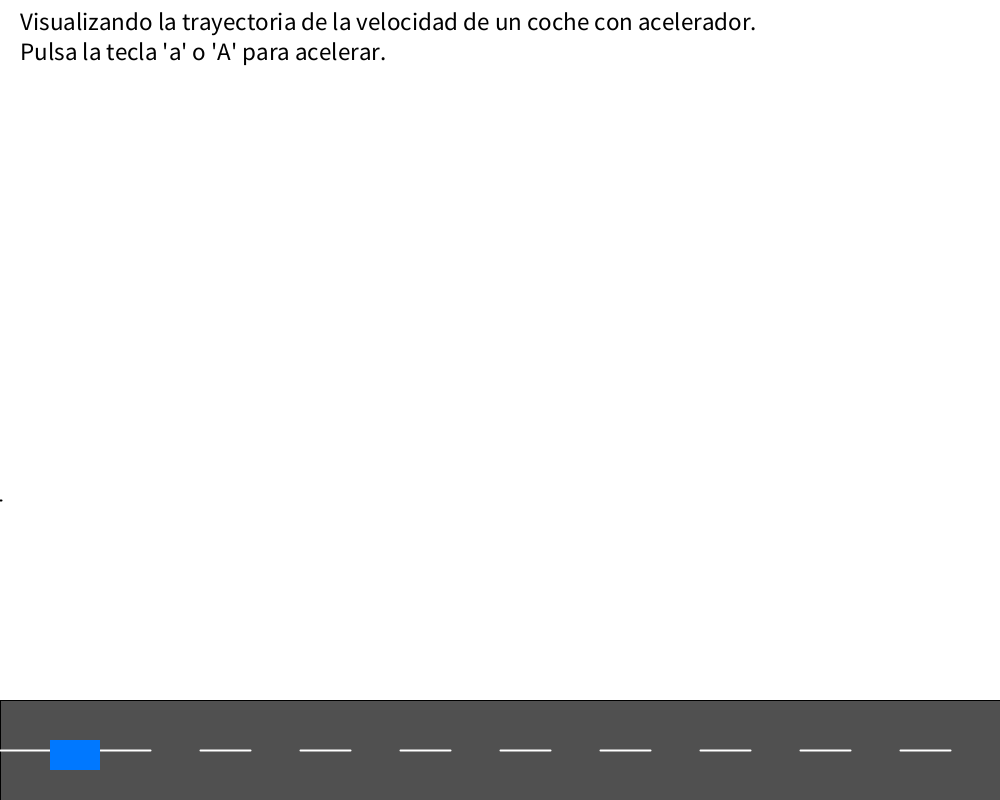
Frame 1 (no input)
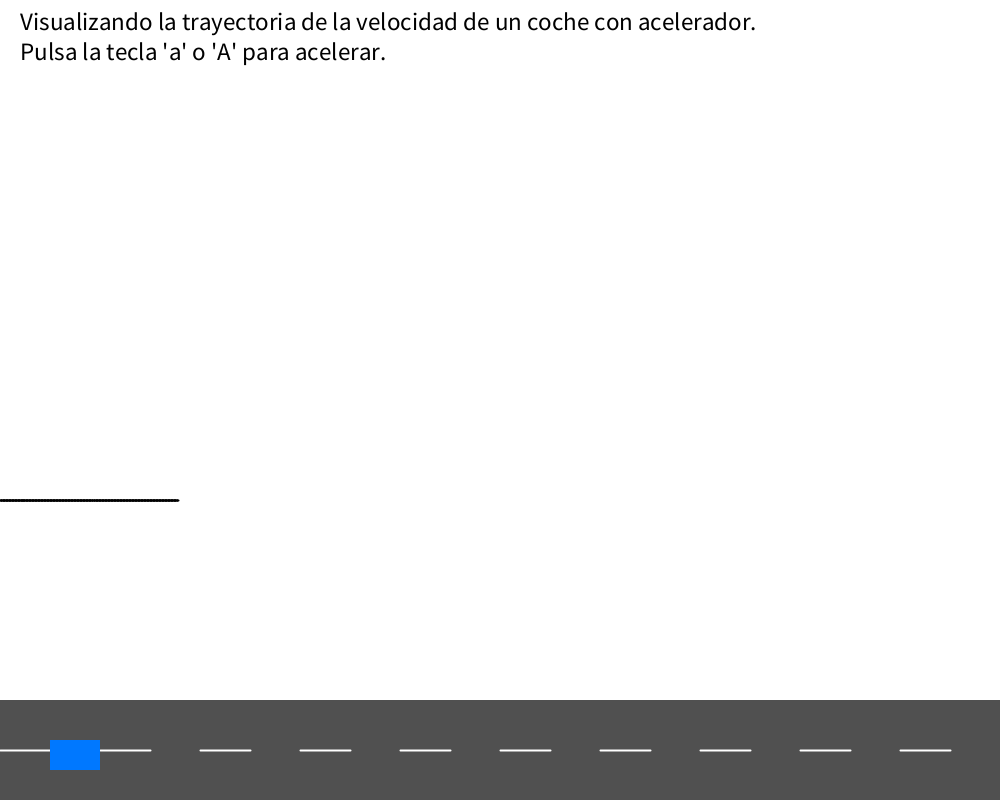
Frame 60 (the mouse pressed at the canvas centre just before this capture)
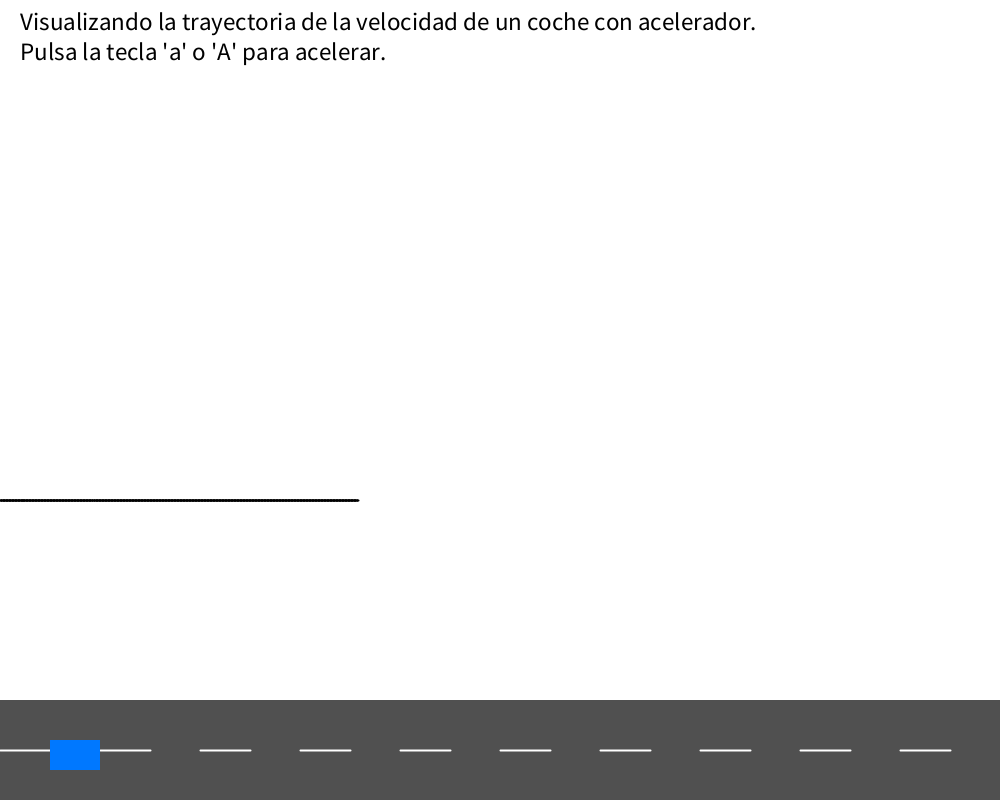
Frame 120 (the mouse held since frame 60 and released just before this capture)

The Processing sketch that drew these frames (run headless with seeded random() and noise(); from frame 60 on, the mouse is pressed at the canvas centre):

// Processing sketch: coche
// ── coche.pde
// Ejercicio 7: Simulación de un coche con acelerador
// Autor: Sergi Sanz Sancho

Car car;

void setup() {
  size(1000, 800);
  car = new Car();
  car.kineticEnergy = 0.5 * car.mass * car.velocity * car.velocity; // Calcular la energía cinética inicial
}

void draw() {
  background(255);  // Limpiar el lienzo
  drawRoad();       // Dibujar la carretera

  car.update();
  
  // Dibujar la gráfica de velocidad
  car.recordVelocity();
  
  // Dibujar el coche
  car.drawCar();
  
  addText();        // Añadir texto informativo
  
  // Incrementar el tiempo total
  car.totalTime += car.deltaTime;
}

void drawRoad() {
  fill(80); // Color gris para la carretera
  rect(0, height - 100, width, 100); // Dibuja la carretera en la parte inferior de la pantalla
  
  stroke(255); // Color blanco para las líneas de la carretera
  strokeWeight(2); // Grosor de las líneas
  
  // Dibuja líneas discontinuas para los carriles
  int lineLength = 50;
  int lineSpace = 50;
  for (int i = 0; i < width; i += lineLength + lineSpace) {
    line(i, height - 50, i + lineLength, height - 50);
  }
}

void keyPressed() {
  if (key == 'a' || key == 'A') {
    car.isPowerOn = true;
  }
}

void keyReleased() {
  if (key == 'a' || key == 'A') {
    car.isPowerOn = false;
  }
}

void addText() {
  fill(0); // Color del texto (negro)
  textSize(25); // Tamaño del texto
  // Ajustar la posición y para que el texto aparezca en la parte superior
  text("Visualizando la trayectoria de la velocidad de un coche con acelerador.", 20, 30); // Texto de descripción
  text("Pulsa la tecla 'a' o 'A' para acelerar.", 20, 60); // Instrucciones
}

// ── Car.pde
// Class Car
class Car {
  ArrayList<PVector> velocityTrajectory; // Trayectoria de la velocidad del coche
  float mass = 10; // Masa del coche (en kg)
  float dragCoefficient = 0.1; // Coeficiente de rozamiento
  float velocity = 0; // Velocidad inicial
  float kineticEnergy = 0; // Energía cinética inicial
  float deltaTime = 0.1; // Paso de tiempo
  float totalTime = 0; // Tiempo total
  boolean isPowerOn = false; // Estado del motor (encendido/apagado)
  float initialX = 50; 

  Car() {
    velocityTrajectory = new ArrayList<PVector>();
  }

  void update() {
    updateVelocity();
    updatePosition();
    checkBoundaries();
    recordVelocity();
  }

  void updateVelocity() {
    float power = isPowerOn ? 1000 : 0; // 1000 W si el motor está encendido, sino 0
    float frictionForce = -dragCoefficient * velocity * velocity; // Fuerza de fricción
    power += frictionForce * velocity; // Potencia neta después de considerar la fricción
    
    // Calcula el cambio de energía cinética y actualiza la velocidad
    float energyChange = power * deltaTime;
    kineticEnergy += energyChange;
    velocity = sqrt(2 * kineticEnergy / mass);
  }

  void updatePosition() {
    initialX += velocity * deltaTime; // Actualiza la posición del coche
  }

  void checkBoundaries() {
    // Reinicia la posición del coche si se sale de la pantalla
    if (initialX > width + 50) {
      initialX = -50;
      totalTime = 0;
      velocityTrajectory.clear();
    }
  }

  void recordVelocity() {
    // Añade la velocidad actual a la trayectoria
    float x = totalTime * width / (deltaTime * 1000);
    float y = height - (velocity / 100 * height) - 300;
    velocityTrajectory.add(new PVector(x, y));

    if (x > width) {
      velocityTrajectory.clear();
      x = 0;
      totalTime = 0;
    }

    // Dibuja la trayectoria de la velocidad
    stroke(0);
    for (int i = 1; i < velocityTrajectory.size(); i++) {
      line(velocityTrajectory.get(i - 1).x, velocityTrajectory.get(i - 1).y, velocityTrajectory.get(i).x, velocityTrajectory.get(i).y);
    }

    totalTime += deltaTime;
  }

  void drawCar() {
    fill(0, 120, 280); // Color del coche
    noStroke();
    rect(initialX, height - 60, 50, 30); // Dibuja el coche
  }
}
